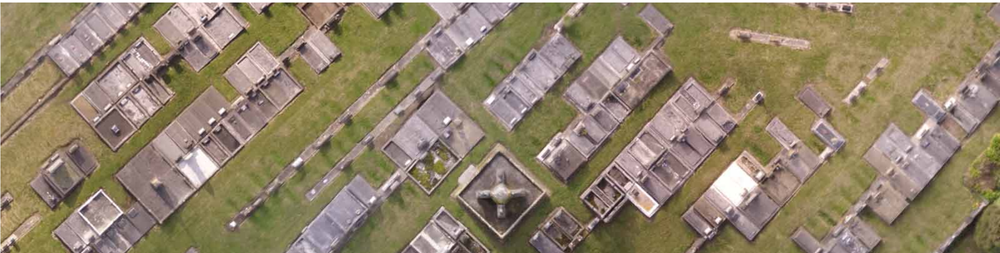
#> input picture cemetry_image_1.png, 1000 x 253 px, shrunk from 2396 x 606 before the run
$ python simple_cemetery_detector.py
#> lines starting #> are read from the running program, lines starting #| are printed output that depends on the picture; after the words box and inside, x2 and y2 are one past the last pixel; in counts of white or black regions, pixels touching at a corner belong together
import cv2
import numpy as np
import matplotlib.pyplot as plt
import os
from scipy import ndimage

class SimpleCemeteryDetector:
    def __init__(self):
        self.features = {}

    def load_image(self, image_path):
        """Load and preprocess the image"""
        img = cv2.imread(image_path)
        if img is None:
            raise ValueError(f"Could not load image: {image_path}")

        # Convert to RGB for display
        img_rgb = cv2.cvtColor(img, cv2.COLOR_BGR2RGB)
        # Convert to grayscale for analysis
        img_gray = cv2.cvtColor(img, cv2.COLOR_BGR2GRAY)

        return img_rgb, img_gray

    def detect_regular_patterns(self, img_gray):
        """Detect regular grid patterns typical of cemeteries"""
        # Apply Gaussian blur to reduce noise
        blurred = cv2.GaussianBlur(img_gray, (5, 5), 0)

        # Edge detection
        edges = cv2.Canny(blurred, 50, 150)

        # Detect horizontal and vertical lines using morphological operations
        horizontal_kernel = cv2.getStructuringElement(cv2.MORPH_RECT, (25, 1))
        vertical_kernel = cv2.getStructuringElement(cv2.MORPH_RECT, (1, 25))

        horizontal_lines = cv2.morphologyEx(edges, cv2.MORPH_OPEN, horizontal_kernel)
        vertical_lines = cv2.morphologyEx(edges, cv2.MORPH_OPEN, vertical_kernel)

        # Combine lines
        grid_pattern = cv2.addWeighted(horizontal_lines, 0.5, vertical_lines, 0.5, 0)

        # Calculate regularity score
        regularity_score = np.sum(grid_pattern) / (img_gray.shape[0] * img_gray.shape[1])

        return grid_pattern, regularity_score

    def analyze_texture_variance(self, img_gray):
        """Analyze texture using local variance"""
        # Calculate local variance using a sliding window
        kernel = np.ones((9, 9), np.float32) / 81
        mean = cv2.filter2D(img_gray.astype(np.float32), -1, kernel)
        sq_mean = cv2.filter2D((img_gray.astype(np.float32))**2, -1, kernel)
        variance = sq_mean - mean**2

        # Calculate uniformity (inverse of variance)
        avg_variance = np.mean(variance)
        uniformity = 1.0 / (1.0 + avg_variance / 100.0)

        return variance, uniformity

    def detect_rectangular_structures(self, img_gray):
        """Detect rectangular structures typical of cemetery plots"""
        # Apply adaptive threshold
        thresh = cv2.adaptiveThreshold(img_gray, 255, cv2.ADAPTIVE_THRESH_GAUSSIAN_C,
                                     cv2.THRESH_BINARY, 11, 2)

        # Find contours
        contours, _ = cv2.findContours(thresh, cv2.RETR_EXTERNAL, cv2.CHAIN_APPROX_SIMPLE)

        rectangular_count = 0
        total_area = 0

        for contour in contours:
            # Approximate contour to polygon
            epsilon = 0.02 * cv2.arcLength(contour, True)
            approx = cv2.approxPolyDP(contour, epsilon, True)

            # Check if it's roughly rectangular (4 sides)
            if len(approx) == 4:
                area = cv2.contourArea(contour)
                if area > 100:  # Filter out very small rectangles
                    rectangular_count += 1
                    total_area += area

        # Calculate rectangular density
        image_area = img_gray.shape[0] * img_gray.shape[1]
        rectangular_density = rectangular_count / (image_area / 10000)  # per 100x100 pixels

        return rectangular_count, rectangular_density

    def analyze_color_patterns(self, img_rgb):
        """Analyze color distribution patterns"""
        # Convert to HSV for better color analysis
        hsv = cv2.cvtColor(img_rgb, cv2.COLOR_RGB2HSV)

        # Focus on vegetation (green areas)
        lower_green = np.array([35, 40, 40])
        upper_green = np.array([85, 255, 255])
        green_mask = cv2.inRange(hsv, lower_green, upper_green)

        # Calculate green vegetation percentage
        green_percentage = np.sum(green_mask > 0) / (img_rgb.shape[0] * img_rgb.shape[1])

        # Analyze color uniformity in green regions
        if np.sum(green_mask) > 0:
            green_pixels = img_rgb[green_mask > 0]
            color_std = np.mean(np.std(green_pixels, axis=0))
            color_uniformity = 1.0 / (1.0 + color_std)
        else:
            color_uniformity = 0

        return green_percentage, color_uniformity

    def detect_periodic_patterns(self, img_gray):
        """Detect periodic patterns using frequency analysis"""
        # Apply FFT to detect periodic patterns
        f_transform = np.fft.fft2(img_gray)
        f_shift = np.fft.fftshift(f_transform)
        magnitude_spectrum = np.log(np.abs(f_shift) + 1)

        # Analyze the frequency domain for regular patterns
        h, w = magnitude_spectrum.shape
        center_h, center_w = h // 2, w // 2

        # Look for peaks away from center (indicating periodicity)
        mask = np.zeros_like(magnitude_spectrum, dtype=np.uint8)
        cv2.circle(mask, (center_w, center_h), min(h, w) // 8, 1, -1)

        # Calculate pattern regularity
        periodic_energy = np.sum(magnitude_spectrum * mask)
        total_energy = np.sum(magnitude_spectrum)
        pattern_regularity = periodic_energy / total_energy if total_energy > 0 else 0

        return magnitude_spectrum, pattern_regularity

    def calculate_cemetery_score(self, image_path):
        """Calculate overall cemetery likelihood score"""
        try:
            # Load image
            img_rgb, img_gray = self.load_image(image_path)

            # Extract features
            grid_pattern, regularity_score = self.detect_regular_patterns(img_gray)
            variance_map, uniformity = self.analyze_texture_variance(img_gray)
            rect_count, rect_density = self.detect_rectangular_structures(img_gray)
            green_pct, color_uniformity = self.analyze_color_patterns(img_rgb)
            freq_spectrum, pattern_regularity = self.detect_periodic_patterns(img_gray)

            # Store features for analysis
            features = {
                'regularity_score': regularity_score,
                'texture_uniformity': uniformity,
                'pattern_regularity': pattern_regularity,
                'rectangular_density': rect_density,
                'green_percentage': green_pct,
                'color_uniformity': color_uniformity
            }

            # Calculate weighted cemetery score
            cemetery_score = (
                regularity_score * 0.25 +           # Regular grid patterns
                uniformity * 0.20 +                 # Texture uniformity
                pattern_regularity * 0.20 +         # Frequency domain patterns
                min(rect_density, 1.0) * 0.15 +     # Rectangular structures
                green_pct * 0.10 +                  # Vegetation presence
                color_uniformity * 0.10              # Color uniformity
            )

            return cemetery_score, features, img_rgb

        except Exception as e:
            print(f"Error processing {image_path}: {e}")
            return 0, {}, None

    def visualize_analysis(self, image_path, save_plots=True):
        """Visualize the analysis results"""
        try:
            img_rgb, img_gray = self.load_image(image_path)

            # Get analysis results
            grid_pattern, regularity_score = self.detect_regular_patterns(img_gray)
            variance_map, uniformity = self.analyze_texture_variance(img_gray)
            freq_spectrum, pattern_regularity = self.detect_periodic_patterns(img_gray)

            # Create visualization
            fig, axes = plt.subplots(2, 3, figsize=(15, 10))
            fig.suptitle(f'Cemetery Detection Analysis: {os.path.basename(image_path)}', fontsize=16)

            # Original image
            axes[0, 0].imshow(img_rgb)
            axes[0, 0].set_title('Original Image')
            axes[0, 0].axis('off')

            # Grayscale
            axes[0, 1].imshow(img_gray, cmap='gray')
            axes[0, 1].set_title('Grayscale')
            axes[0, 1].axis('off')

            # Grid pattern detection
            axes[0, 2].imshow(grid_pattern, cmap='gray')
            axes[0, 2].set_title(f'Grid Patterns (Score: {regularity_score:.4f})')
            axes[0, 2].axis('off')

            # Texture variance
            axes[1, 0].imshow(variance_map, cmap='jet')
            axes[1, 0].set_title(f'Texture Variance (Uniformity: {uniformity:.4f})')
            axes[1, 0].axis('off')

            # Edge detection
            edges = cv2.Canny(img_gray, 50, 150)
            axes[1, 1].imshow(edges, cmap='gray')
            axes[1, 1].set_title('Edge Detection')
            axes[1, 1].axis('off')

            # Feature summary
            score, features, _ = self.calculate_cemetery_score(image_path)
            feature_text = f"""Cemetery Score: {score:.4f}

Features:
• Regularity: {features['regularity_score']:.4f}
• Texture Uniformity: {features['texture_uniformity']:.4f}
• Pattern Regularity: {features['pattern_regularity']:.4f}
• Rectangular Density: {features['rectangular_density']:.4f}
• Green Vegetation: {features['green_percentage']:.4f}
• Color Uniformity: {features['color_uniformity']:.4f}"""

            axes[1, 2].text(0.1, 0.5, feature_text, fontsize=10,
                           verticalalignment='center', transform=axes[1, 2].transAxes)
            axes[1, 2].set_title('Feature Summary')
            axes[1, 2].axis('off')

            plt.tight_layout()

            if save_plots:
                plot_name = f"analysis_{os.path.splitext(os.path.basename(image_path))[0]}.png"
                plt.savefig(plot_name, dpi=300, bbox_inches='tight')
                print(f"Analysis plot saved as: {plot_name}")

            plt.show()

        except Exception as e:
            print(f"Error in visualization: {e}")

def compare_images(image1_path, image2_path):
    """Compare two images and determine which is more likely a cemetery"""
    detector = SimpleCemeteryDetector()

    print("Analyzing images for cemetery detection...\n")

    # Analyze first image
    print(f"Analyzing: {os.path.basename(image1_path)}")
    score1, features1, img1 = detector.calculate_cemetery_score(image1_path)
#> in load_image, img is the input picture: shape (253, 1000, 3); mean B, G, R 106.9, 131.6, 146.3
#> in detect_regular_patterns, `edges = cv2.Canny(blurred, 50, 150)`: edges: shape (253, 1000); 11.6% white in thin lines or dots
#> in detect_regular_patterns, `horizontal_lines = cv2.morphologyEx(edges, cv2.MORPH_OPEN, horizontal_..`: horizontal_lines: shape (253, 1000); 0.33% white in thin lines or dots, all inside (x1, y1, x2, y2) = (0, 2, 1000, 3)
#> in detect_regular_patterns, `vertical_lines = cv2.morphologyEx(edges, cv2.MORPH_OPEN, vertical_kern..`: vertical_lines: shape (253, 1000); every value is 0
#> in detect_regular_patterns, `regularity_score = np.sum(grid_pattern) / (img_gray.shape[0] * img_gra..`: regularity_score = 0.421
#> in analyze_texture_variance, `avg_variance = np.mean(variance)`: avg_variance = 510.2
#> in analyze_texture_variance, `uniformity = 1.0 / (1.0 + avg_variance / 100.0)`: uniformity = 0.164
#> in detect_rectangular_structures, `thresh = cv2.adaptiveThreshold(img_gray, 255, cv2.ADAPTIVE_THRESH_GAUS..`:
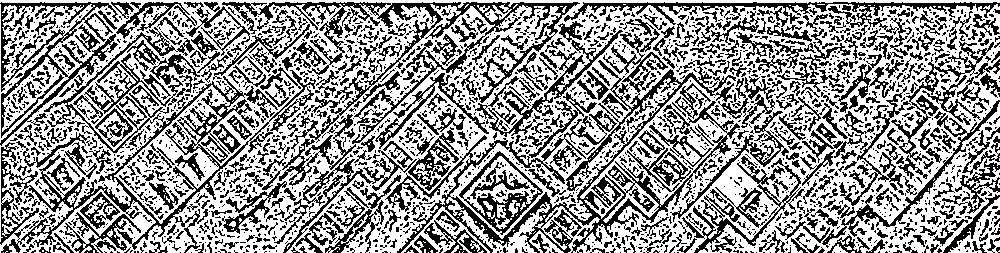
#> thresh: shape (253, 1000); 59.2% white; black in thin lines or dots
#> in detect_rectangular_structures, `contours, _ = cv2.findContours(thresh, cv2.RETR_EXTERNAL, cv2.CHAIN_AP..`: contours = 96 contours, 88 with area under 20; largest, box (x1, y1, x2, y2) and area: (0, 0, 1000, 253) 229208, (401, 206, 490, 253) 1152, (948, 197, 1000, 253) 1070, (529, 230, 564, 253) 192, (2, 208, 18, 237) 96, (832, 244, 848, 253) 56, (457, 233, 472, 253) 52, (107, 229, 113, 238) 20
#> the loop in detect_rectangular_structures, `for contour in contours:` made 96 passes
#> (epsilon, approx) on passes 1, 2, 3, 4, 5, 6, 7, 9, 10, 11, 13, 18: (0, [[899, 252]]), (0.04, [[655, 252], [656, 252]]), (0, [[428, 252]]), (0.08, [[162, 252], [164, 252]]), (0, [[87, 252]]), (0.04, [[45, 252], [46, 252]]), (0, [[3, 252]]), (0.0566, [[463, 251], [462, 252]]), (0.04, [[459, 251], [459, 252]]), (0, [[337, 251]]), (0, [[474, 250]]), (0.04, [[460, 249], [461, 249]])
#> epsilon on passes 14, 15, 22, 23, 24, 26: 0.137, 0.341, 0.801, 0.37, 0.455, 0.848
#> after the loop in detect_rectangular_structures, `for contour in contours:`: rectangular_count = 0
#> in analyze_color_patterns, `hsv = cv2.cvtColor(img_rgb, cv2.COLOR_RGB2HSV)`: hsv: shape (253, 1000, 3); mean H, S, V 46.6, 75.8, 146.5
#> in analyze_color_patterns, `green_mask = cv2.inRange(hsv, lower_green, upper_green)`: green_mask: shape (253, 1000); 0.89% white; 72 white regions (48 under 20 px), largest, box (x1, y1, x2, y2) and area: (251, 194, 280, 231) 587, (341, 238, 360, 253) 161, (547, 2, 563, 16) 137
#> in analyze_color_patterns, `green_percentage = np.sum(green_mask > 0) / (img_rgb.shape[0] * img_rg..`: green_percentage = 0.00892
#> in analyze_color_patterns, `green_pixels = img_rgb[green_mask > 0]`: green_pixels = 2258 rows, first 8: [184, 190, 160], [184, 190, 159], [184, 189, 158], [185, 191, 158], [186, 192, 160], [185, 191, 159], [183, 188, 158], [180, 185, 156]
#> in analyze_color_patterns, `color_std = np.mean(np.std(green_pixels, axis=0))`: color_std = 16.05
#> in analyze_color_patterns, `color_uniformity = 1.0 / (1.0 + color_std)`: color_uniformity = 0.0587
#> in calculate_cemetery_score, `green_pct, color_uniformity = self.analyze_color_patterns(img_rgb)`: green_pct = 0.00892; color_uniformity = 0.0587
#> in detect_periodic_patterns, `cv2.circle(mask, (center_w, center_h), min(h, w) // 8, 1, -1)`: mask: shape (253, 1000); values 0 (black) and 1 (white), 1.2% white; 1 white region, box (x1, y1, x2, y2) and area: (469, 95, 532, 158) 3001
#> in detect_periodic_patterns, `periodic_energy = np.sum(magnitude_spectrum * mask)`: periodic_energy = 32304.3
#> in detect_periodic_patterns, `total_energy = np.sum(magnitude_spectrum)`: total_energy = 1945762
#> in detect_periodic_patterns, `pattern_regularity = periodic_energy / total_energy if total_energy > ..`: pattern_regularity = 0.0166
#> in calculate_cemetery_score, `features = { 'regularity_score': regularity_score, 'texture_uniformity..`: features = {'regularity_score': 0.421, 'texture_uniformity': 0.164, 'pattern_regularity': 0.0166, 'rectangular_density': 0, 'green_percentage': 0.00892, 'color_uniformity': 0.0587}
#> in calculate_cemetery_score, `cemetery_score = ( regularity_score * 0.25 +`: cemetery_score = 0.148
#> score1 = 0.148; features1 has the same summary as features in calculate_cemetery_score

    # Analyze second image
    print(f"Analyzing: {os.path.basename(image2_path)}")
    score2, features2, img2 = detector.calculate_cemetery_score(image2_path)
#> call 2 of load_image, with image_path = 'cemetry_image_2.png'
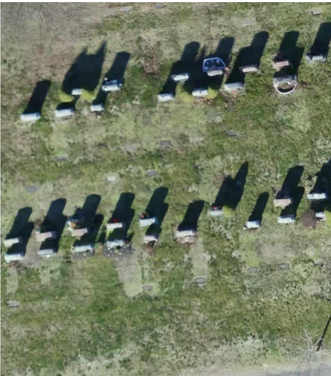
#> input picture cemetry_image_2.png, 331 x 376 px, shrunk from 792 x 900 before the run
#> in load_image, img is the input picture: shape (376, 331, 3); mean B, G, R 98.5, 123.3, 114.9
#> in detect_regular_patterns (call 2), `edges = cv2.Canny(blurred, 50, 150)`: edges: shape (376, 331); 10.4% white in thin lines or dots
#> in detect_regular_patterns (call 2), `horizontal_lines = cv2.morphologyEx(edges, cv2.MORPH_OPEN, horizontal_..`: horizontal_lines: shape (376, 331); 0.27% white in thin lines or dots, all inside (x1, y1, x2, y2) = (0, 2, 331, 3)
#> in detect_regular_patterns (call 2), `vertical_lines = cv2.morphologyEx(edges, cv2.MORPH_OPEN, vertical_kern..`: vertical_lines: shape (376, 331); every value is 0
#> in detect_rectangular_structures (call 2), `thresh = cv2.adaptiveThreshold(img_gray, 255, cv2.ADAPTIVE_THRESH_GAUS..`:
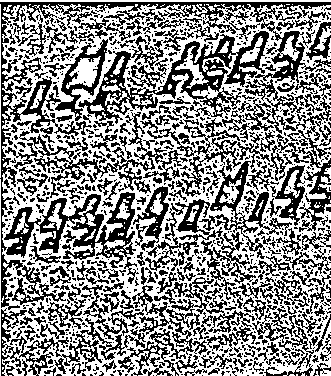
#> thresh: shape (376, 331); 55.2% white; black in thin lines or dots
#> in detect_rectangular_structures (call 2), `contours, _ = cv2.findContours(thresh, cv2.RETR_EXTERNAL, cv2.CHAIN_AP..`: contours = 62 contours, 55 with area under 20; largest, box (x1, y1, x2, y2) and area: (0, 4, 331, 376) 113255, (0, 0, 331, 2) 330, (314, 26, 331, 51) 120, (318, 176, 331, 192) 58, (192, 4, 208, 15) 51, (25, 61, 38, 68) 30, (324, 167, 331, 179) 27
#> the loop in detect_rectangular_structures (call 2), `for contour in contours:` made 62 passes
#> (epsilon, approx, area, rectangular_count, total_area) on pass 59: (110.9, [[3, 13], [0, 375], [330, 375], [330, 5]], 113255, 1, 113255)
#> (epsilon, approx) on passes 1, 2, 5, 10, 11, 12: (0, [[306, 375]]), (0.08, [[9, 375], [11, 375]]), (0.0683, [[176, 374], [176, 375], [177, 375]]), (0.04, [[2, 341], [2, 342]]), (0, [[330, 336]]), (0, [[2, 319]])
#> after the loop in detect_rectangular_structures (call 2), `for contour in contours:`: rectangular_count = 1; total_area = 113255
#> in detect_rectangular_structures (call 2), `rectangular_density = rectangular_count / (image_area / 10000)`: rectangular_density = 0.0803
#> in analyze_color_patterns (call 2), `hsv = cv2.cvtColor(img_rgb, cv2.COLOR_RGB2HSV)`: hsv: shape (376, 331, 3); mean H, S, V 45.3, 65.3, 124.4
#> in analyze_color_patterns (call 2), `green_mask = cv2.inRange(hsv, lower_green, upper_green)`:
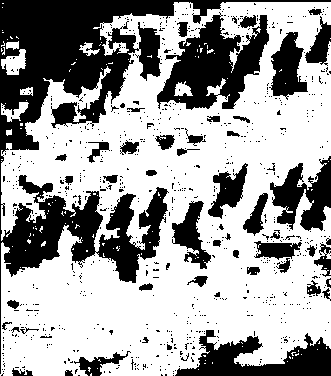
#> green_mask: shape (376, 331); 63.4% white; 789 black regions (734 under 20 px), largest, box (x1, y1, x2, y2) and area: (0, 0, 331, 374) 23434, (157, 12, 269, 110) 5553, (175, 330, 331, 376) 3621
#> in analyze_color_patterns (call 2), `green_percentage = np.sum(green_mask > 0) / (img_rgb.shape[0] * img_rg..`: green_percentage = 0.634
#> in analyze_color_patterns (call 2), `color_std = np.mean(np.std(green_pixels, axis=0))`: color_std = 24.05
#> in analyze_color_patterns (call 2), `color_uniformity = 1.0 / (1.0 + color_std)`: color_uniformity = 0.0399
#> in detect_periodic_patterns (call 2), `cv2.circle(mask, (center_w, center_h), min(h, w) // 8, 1, -1)`:
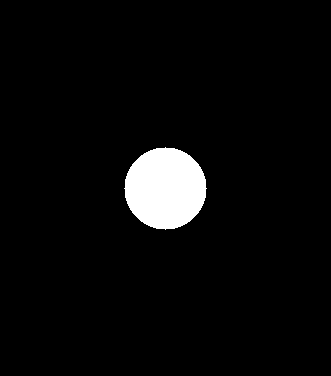
#> mask: shape (376, 331); values 0 (black) and 1 (white), 4.2% white; 1 white region, box (x1, y1, x2, y2) and area: (124, 147, 207, 230) 5261
#> in detect_periodic_patterns (call 2), `periodic_energy = np.sum(magnitude_spectrum * mask)`: periodic_energy = 53070.8
#> in detect_periodic_patterns (call 2), `total_energy = np.sum(magnitude_spectrum)`: total_energy = 932933.1
#> in detect_periodic_patterns (call 2), `pattern_regularity = periodic_energy / total_energy if total_energy > ..`: pattern_regularity = 0.0569
#> score2 = 0.206; features2 = {'regularity_score': 0.34, 'texture_uniformity': 0.152, 'pattern_regularity': 0.0569, 'rectangular_density': 0.0803, 'green_percentage': 0.634, 'color_uniformity': 0.0399}

    # Results
    print("\n" + "="*50)
    print("CEMETERY DETECTION RESULTS")
    print("="*50)

    print(f"\n{os.path.basename(image1_path)}:")
    print(f"  Cemetery Score: {score1:.4f}")
#|   Cemetery Score: 0.1481
    for key, value in features1.items():
        print(f"  {key.replace('_', ' ').title()}: {value:.4f}")
#> this loop made 6 passes
#> (key, value) on passes 1 to 6: ('regularity_score', 0.421), ('texture_uniformity', 0.164), ('pattern_regularity', 0.0166), ('rectangular_density', 0), ('green_percentage', 0.00892), ('color_uniformity', 0.0587)
#|   Regularity Score: 0.4209
#|   Texture Uniformity: 0.1639
#|   Pattern Regularity: 0.0166
#|   Rectangular Density: 0.0000
#|   Green Percentage: 0.0089
#|   Color Uniformity: 0.0587

    print(f"\n{os.path.basename(image2_path)}:")
    print(f"  Cemetery Score: {score2:.4f}")
#|   Cemetery Score: 0.2063
    for key, value in features2.items():
        print(f"  {key.replace('_', ' ').title()}: {value:.4f}")
#> this loop made 6 passes
#> (key, value) on passes 1 to 6: ('regularity_score', 0.34), ('texture_uniformity', 0.152), ('pattern_regularity', 0.0569), ('rectangular_density', 0.0803), ('green_percentage', 0.634), ('color_uniformity', 0.0399)
#|   Regularity Score: 0.3404
#|   Texture Uniformity: 0.1517
#|   Pattern Regularity: 0.0569
#|   Rectangular Density: 0.0803
#|   Green Percentage: 0.6342
#|   Color Uniformity: 0.0399

    # Conclusion
    print("\n" + "="*50)
    if score1 > score2:
        confidence = (score1 - score2) / max(score1, 0.001) * 100
        print(f"CONCLUSION: {os.path.basename(image1_path)} is more likely a cemetery")
        print(f"Confidence: {confidence:.1f}%")
    elif score2 > score1:
        confidence = (score2 - score1) / max(score2, 0.001) * 100
#> confidence = 28.21
        print(f"CONCLUSION: {os.path.basename(image2_path)} is more likely a cemetery")
        print(f"Confidence: {confidence:.1f}%")
#| Confidence: 28.2%
    else:
        print("CONCLUSION: Both images have similar cemetery likelihood scores")

    print("="*50)

    # Generate detailed visualizations
    print("\nGenerating detailed analysis visualizations...")
    detector.visualize_analysis(image1_path)
#> in visualize_analysis, `grid_pattern, regularity_score = self.detect_regular_patterns(img_gray)`: regularity_score = 0.421
#> in visualize_analysis, `variance_map, uniformity = self.analyze_texture_variance(img_gray)`: uniformity = 0.164
#> in visualize_analysis, `freq_spectrum, pattern_regularity = self.detect_periodic_patterns(img_..`: pattern_regularity = 0.0166
#> in visualize_analysis, `edges = cv2.Canny(img_gray, 50, 150)`:
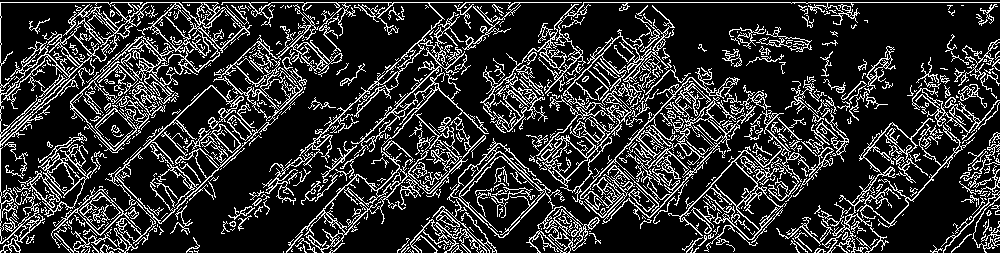
#> edges: shape (253, 1000); 19% white in thin lines or dots
#> in detect_rectangular_structures (call 3), `contours, _ = cv2.findContours(thresh, cv2.RETR_EXTERNAL, cv2.CHAIN_AP..`: contours = 96 contours, 88 with area under 20; largest, box (x1, y1, x2, y2) and area: (0, 0, 1000, 253) 229208, (401, 206, 490, 253) 1152, (948, 197, 1000, 253) 1070, (529, 230, 564, 253) 192, (2, 208, 18, 237) 96, (832, 244, 848, 253) 56, (457, 233, 472, 253) 52, (107, 229, 113, 238) 20
#> in visualize_analysis, `score, features, _ = self.calculate_cemetery_score(image_path)`: score = 0.148
    detector.visualize_analysis(image2_path)
#> call 2 of visualize_analysis, with image_path = 'cemetry_image_2.png', save_plots = True
#> in visualize_analysis (call 2), `grid_pattern, regularity_score = self.detect_regular_patterns(img_gray)`: regularity_score = 0.34
#> in visualize_analysis (call 2), `variance_map, uniformity = self.analyze_texture_variance(img_gray)`: uniformity = 0.152
#> in visualize_analysis (call 2), `freq_spectrum, pattern_regularity = self.detect_periodic_patterns(img_..`: pattern_regularity = 0.0569
#> in visualize_analysis (call 2), `edges = cv2.Canny(img_gray, 50, 150)`:
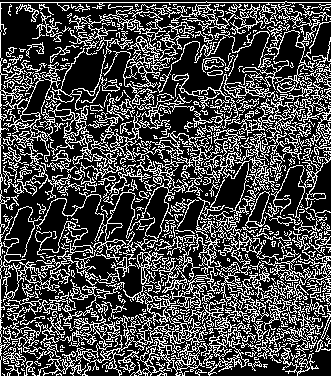
#> edges: shape (376, 331); 28.5% white in thin lines or dots
#> in detect_rectangular_structures (call 4), `contours, _ = cv2.findContours(thresh, cv2.RETR_EXTERNAL, cv2.CHAIN_AP..`: contours = 62 contours, 55 with area under 20; largest, box (x1, y1, x2, y2) and area: (0, 4, 331, 376) 113255, (0, 0, 331, 2) 330, (314, 26, 331, 51) 120, (318, 176, 331, 192) 58, (192, 4, 208, 15) 51, (25, 61, 38, 68) 30, (324, 167, 331, 179) 27
#> in visualize_analysis (call 2), `score, features, _ = self.calculate_cemetery_score(image_path)`: score = 0.206; features has the same summary as features2 in compare_images

    return score1, score2

if __name__ == "__main__":
    # Example usage
    image1 = "cemetry_image_1.png"
    image2 = "cemetry_image_2.png"

    if os.path.exists(image1) and os.path.exists(image2):
        compare_images(image1, image2)
    else:
        print("Please make sure both cemetery images are in the current directory:")
        print("- cemetry_image_1.png")
        print("- cemetry_image_2.png")
